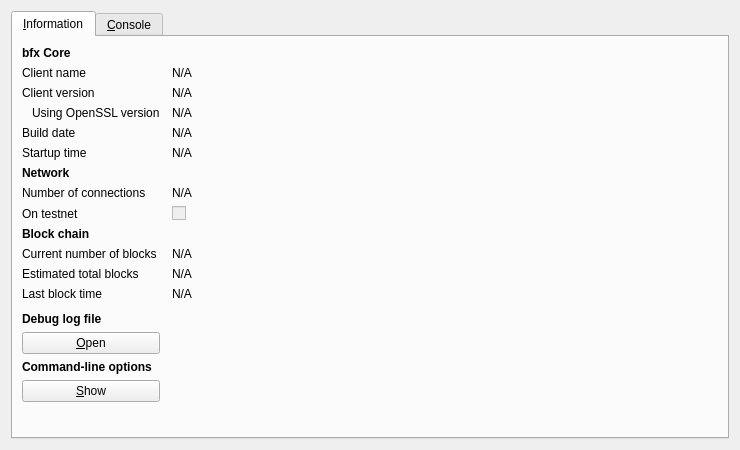
<?xml version="1.0" encoding="UTF-8"?>
<ui version="4.0">
 <class>RPCConsole</class>
 <widget class="QDialog" name="RPCConsole">
  <property name="geometry">
   <rect>
    <x>0</x>
    <y>0</y>
    <width>740</width>
    <height>450</height>
   </rect>
  </property>
  <property name="windowTitle">
   <string>bfx - Debug window</string>
  </property>
  <property name="styleSheet">
   <string notr="true">background-image: url(:/images/gr);</string>
  </property>
  <layout class="QVBoxLayout" name="verticalLayout_2">
   <item>
    <widget class="QTabWidget" name="tabWidget">
     <property name="currentIndex">
      <number>0</number>
     </property>
     <widget class="QWidget" name="tab_info">
      <attribute name="title">
       <string>&amp;Information</string>
      </attribute>
      <layout class="QGridLayout" name="gridLayout" columnstretch="0,1">
       <property name="horizontalSpacing">
        <number>12</number>
       </property>
       <item row="0" column="0">
        <widget class="QLabel" name="label_9">
         <property name="font">
          <font>
           <weight>75</weight>
           <bold>true</bold>
          </font>
         </property>
         <property name="text">
          <string>bfx Core</string>
         </property>
        </widget>
       </item>
       <item row="1" column="0">
        <widget class="QLabel" name="label_5">
         <property name="text">
          <string>Client name</string>
         </property>
        </widget>
       </item>
       <item row="1" column="1">
        <widget class="QLabel" name="clientName">
         <property name="cursor">
          <cursorShape>IBeamCursor</cursorShape>
         </property>
         <property name="text">
          <string>N/A</string>
         </property>
         <property name="textFormat">
          <enum>Qt::PlainText</enum>
         </property>
         <property name="textInteractionFlags">
          <set>Qt::LinksAccessibleByMouse|Qt::TextSelectableByKeyboard|Qt::TextSelectableByMouse</set>
         </property>
        </widget>
       </item>
       <item row="2" column="0">
        <widget class="QLabel" name="label_6">
         <property name="text">
          <string>Client version</string>
         </property>
        </widget>
       </item>
       <item row="2" column="1">
        <widget class="QLabel" name="clientVersion">
         <property name="cursor">
          <cursorShape>IBeamCursor</cursorShape>
         </property>
         <property name="text">
          <string>N/A</string>
         </property>
         <property name="textFormat">
          <enum>Qt::PlainText</enum>
         </property>
         <property name="textInteractionFlags">
          <set>Qt::LinksAccessibleByMouse|Qt::TextSelectableByKeyboard|Qt::TextSelectableByMouse</set>
         </property>
        </widget>
       </item>
       <item row="3" column="0">
        <widget class="QLabel" name="label_14">
         <property name="text">
          <string>Using OpenSSL version</string>
         </property>
         <property name="indent">
          <number>10</number>
         </property>
        </widget>
       </item>
       <item row="3" column="1">
        <widget class="QLabel" name="openSSLVersion">
         <property name="cursor">
          <cursorShape>IBeamCursor</cursorShape>
         </property>
         <property name="text">
          <string>N/A</string>
         </property>
         <property name="textFormat">
          <enum>Qt::PlainText</enum>
         </property>
         <property name="textInteractionFlags">
          <set>Qt::LinksAccessibleByMouse|Qt::TextSelectableByKeyboard|Qt::TextSelectableByMouse</set>
         </property>
        </widget>
       </item>
       <item row="4" column="0">
        <widget class="QLabel" name="label_12">
         <property name="text">
          <string>Build date</string>
         </property>
        </widget>
       </item>
       <item row="4" column="1">
        <widget class="QLabel" name="buildDate">
         <property name="cursor">
          <cursorShape>IBeamCursor</cursorShape>
         </property>
         <property name="text">
          <string>N/A</string>
         </property>
         <property name="textFormat">
          <enum>Qt::PlainText</enum>
         </property>
         <property name="textInteractionFlags">
          <set>Qt::LinksAccessibleByMouse|Qt::TextSelectableByKeyboard|Qt::TextSelectableByMouse</set>
         </property>
        </widget>
       </item>
       <item row="5" column="0">
        <widget class="QLabel" name="label_13">
         <property name="text">
          <string>Startup time</string>
         </property>
        </widget>
       </item>
       <item row="5" column="1">
        <widget class="QLabel" name="startupTime">
         <property name="cursor">
          <cursorShape>IBeamCursor</cursorShape>
         </property>
         <property name="text">
          <string>N/A</string>
         </property>
         <property name="textFormat">
          <enum>Qt::PlainText</enum>
         </property>
         <property name="textInteractionFlags">
          <set>Qt::LinksAccessibleByMouse|Qt::TextSelectableByKeyboard|Qt::TextSelectableByMouse</set>
         </property>
        </widget>
       </item>
       <item row="6" column="0">
        <widget class="QLabel" name="label_11">
         <property name="font">
          <font>
           <weight>75</weight>
           <bold>true</bold>
          </font>
         </property>
         <property name="text">
          <string>Network</string>
         </property>
        </widget>
       </item>
       <item row="7" column="0">
        <widget class="QLabel" name="label_7">
         <property name="text">
          <string>Number of connections</string>
         </property>
        </widget>
       </item>
       <item row="7" column="1">
        <widget class="QLabel" name="numberOfConnections">
         <property name="cursor">
          <cursorShape>IBeamCursor</cursorShape>
         </property>
         <property name="text">
          <string>N/A</string>
         </property>
         <property name="textFormat">
          <enum>Qt::PlainText</enum>
         </property>
         <property name="textInteractionFlags">
          <set>Qt::LinksAccessibleByMouse|Qt::TextSelectableByKeyboard|Qt::TextSelectableByMouse</set>
         </property>
        </widget>
       </item>
       <item row="8" column="0">
        <widget class="QLabel" name="label_8">
         <property name="text">
          <string>On testnet</string>
         </property>
        </widget>
       </item>
       <item row="8" column="1">
        <widget class="QCheckBox" name="isTestNet">
         <property name="enabled">
          <bool>false</bool>
         </property>
         <property name="text">
          <string/>
         </property>
        </widget>
       </item>
       <item row="9" column="0">
        <widget class="QLabel" name="label_10">
         <property name="font">
          <font>
           <weight>75</weight>
           <bold>true</bold>
          </font>
         </property>
         <property name="text">
          <string>Block chain</string>
         </property>
        </widget>
       </item>
       <item row="10" column="0">
        <widget class="QLabel" name="label_3">
         <property name="text">
          <string>Current number of blocks</string>
         </property>
        </widget>
       </item>
       <item row="10" column="1">
        <widget class="QLabel" name="numberOfBlocks">
         <property name="cursor">
          <cursorShape>IBeamCursor</cursorShape>
         </property>
         <property name="text">
          <string>N/A</string>
         </property>
         <property name="textFormat">
          <enum>Qt::PlainText</enum>
         </property>
         <property name="textInteractionFlags">
          <set>Qt::LinksAccessibleByMouse|Qt::TextSelectableByKeyboard|Qt::TextSelectableByMouse</set>
         </property>
        </widget>
       </item>
       <item row="11" column="0">
        <widget class="QLabel" name="label_4">
         <property name="text">
          <string>Estimated total blocks</string>
         </property>
        </widget>
       </item>
       <item row="11" column="1">
        <widget class="QLabel" name="totalBlocks">
         <property name="cursor">
          <cursorShape>IBeamCursor</cursorShape>
         </property>
         <property name="text">
          <string>N/A</string>
         </property>
         <property name="textFormat">
          <enum>Qt::PlainText</enum>
         </property>
         <property name="textInteractionFlags">
          <set>Qt::LinksAccessibleByMouse|Qt::TextSelectableByKeyboard|Qt::TextSelectableByMouse</set>
         </property>
        </widget>
       </item>
       <item row="12" column="0">
        <widget class="QLabel" name="label_2">
         <property name="text">
          <string>Last block time</string>
         </property>
        </widget>
       </item>
       <item row="12" column="1">
        <widget class="QLabel" name="lastBlockTime">
         <property name="cursor">
          <cursorShape>IBeamCursor</cursorShape>
         </property>
         <property name="text">
          <string>N/A</string>
         </property>
         <property name="textFormat">
          <enum>Qt::PlainText</enum>
         </property>
         <property name="textInteractionFlags">
          <set>Qt::LinksAccessibleByMouse|Qt::TextSelectableByKeyboard|Qt::TextSelectableByMouse</set>
         </property>
        </widget>
       </item>
       <item row="13" column="0">
        <spacer name="verticalSpacer_2">
         <property name="orientation">
          <enum>Qt::Vertical</enum>
         </property>
         <property name="sizeHint" stdset="0">
          <size>
           <width>20</width>
           <height>20</height>
          </size>
         </property>
        </spacer>
       </item>
       <item row="14" column="0">
        <widget class="QLabel" name="labelDebugLogfile">
         <property name="font">
          <font>
           <weight>75</weight>
           <bold>true</bold>
          </font>
         </property>
         <property name="text">
          <string>Debug log file</string>
         </property>
        </widget>
       </item>
       <item row="15" column="0">
        <widget class="QPushButton" name="openDebugLogfileButton">
         <property name="toolTip">
          <string>Open the bfx debug log file from the current data directory. This can take a few seconds for large log files.</string>
         </property>
         <property name="text">
          <string>&amp;Open</string>
         </property>
         <property name="autoDefault">
          <bool>false</bool>
         </property>
        </widget>
       </item>
       <item row="16" column="0">
        <widget class="QLabel" name="labelCLOptions">
         <property name="font">
          <font>
           <weight>75</weight>
           <bold>true</bold>
          </font>
         </property>
         <property name="text">
          <string>Command-line options</string>
         </property>
        </widget>
       </item>
       <item row="17" column="0">
        <widget class="QPushButton" name="showCLOptionsButton">
         <property name="toolTip">
          <string>Show the bfx-Qt help message to get a list with possible bfx command-line options.</string>
         </property>
         <property name="text">
          <string>&amp;Show</string>
         </property>
         <property name="autoDefault">
          <bool>false</bool>
         </property>
        </widget>
       </item>
       <item row="18" column="0">
        <spacer name="verticalSpacer">
         <property name="orientation">
          <enum>Qt::Vertical</enum>
         </property>
         <property name="sizeHint" stdset="0">
          <size>
           <width>20</width>
           <height>40</height>
          </size>
         </property>
        </spacer>
       </item>
      </layout>
     </widget>
     <widget class="QWidget" name="tab_console">
      <attribute name="title">
       <string>&amp;Console</string>
      </attribute>
      <layout class="QVBoxLayout" name="verticalLayout_3">
       <property name="spacing">
        <number>3</number>
       </property>
       <item>
        <widget class="QTextEdit" name="messagesWidget">
         <property name="minimumSize">
          <size>
           <width>0</width>
           <height>100</height>
          </size>
         </property>
         <property name="readOnly">
          <bool>true</bool>
         </property>
         <property name="tabKeyNavigation" stdset="0">
          <bool>false</bool>
         </property>
         <property name="columnCount" stdset="0">
          <number>2</number>
         </property>
        </widget>
       </item>
       <item>
        <layout class="QHBoxLayout" name="horizontalLayout">
         <property name="spacing">
          <number>3</number>
         </property>
         <item>
          <widget class="QLabel" name="label">
           <property name="text">
            <string notr="true">&gt;</string>
           </property>
          </widget>
         </item>
         <item>
          <widget class="QLineEdit" name="lineEdit"/>
         </item>
         <item>
          <widget class="QPushButton" name="clearButton">
           <property name="maximumSize">
            <size>
             <width>24</width>
             <height>24</height>
            </size>
           </property>
           <property name="toolTip">
            <string>Clear console</string>
           </property>
           <property name="text">
            <string/>
           </property>
           <property name="icon">
            <iconset resource="../bitcoin.qrc">
             <normaloff>:/icons/remove</normaloff>:/icons/remove</iconset>
           </property>
           <property name="shortcut">
            <string notr="true">Ctrl+L</string>
           </property>
           <property name="autoDefault">
            <bool>false</bool>
           </property>
          </widget>
         </item>
        </layout>
       </item>
      </layout>
     </widget>
    </widget>
   </item>
  </layout>
 </widget>
 <resources>
  <include location="../bitcoin.qrc"/>
 </resources>
 <connections/>
</ui>
